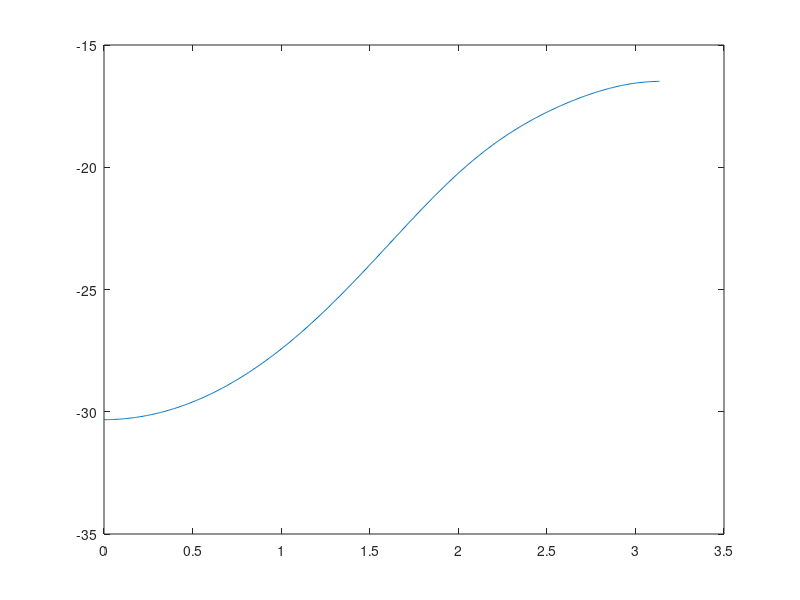
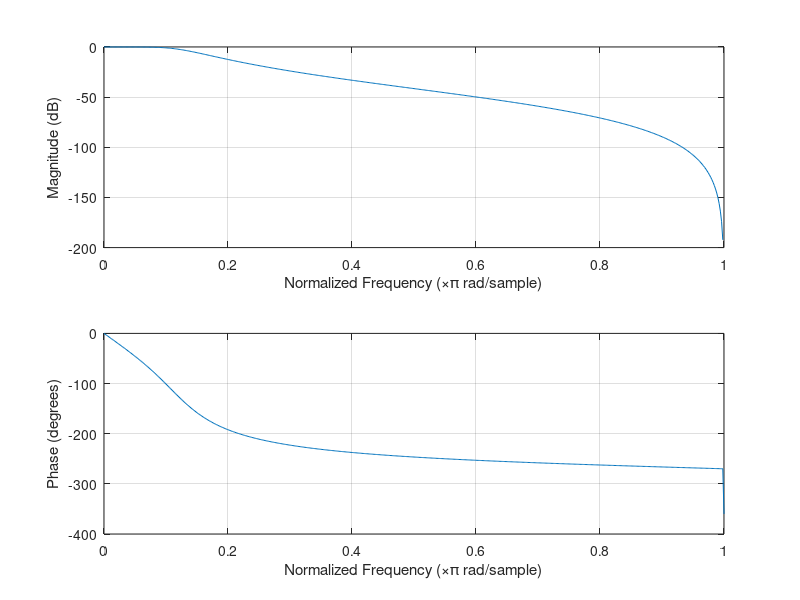
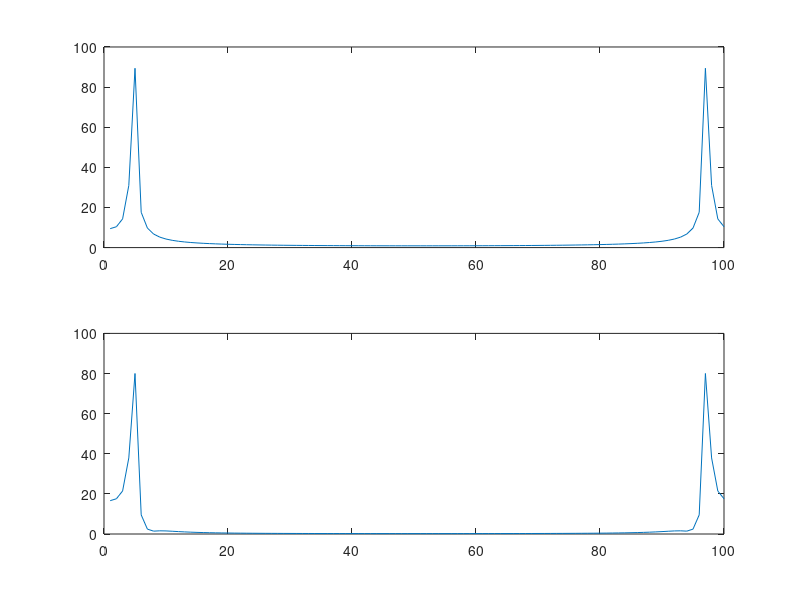

Reproduce these figures in MATLAB, in order.
clc;
close all;
clear all;

fp=800;
fst=2400;

dp=1;      
ds=20;

Fs=8000;

wp=(800/8000)*2*pi;        %digital form
wst=(2400/8000)*2*pi;      %digital form

%Analog Filter Butterworth digital filter through bilinear transformation
omegap=tan(wp/2);          %analog form
omegast=tan(wst/2);        %analog form

[N,omegac]=buttord(omegap,omegast,dp,ds,'s');
[b,a]=butter(N,omegac,'s');

[ha,wa]=freqz(b,a); %s plane frequency response

ha=20*log10(abs(ha)); %db form

plot(wa,ha);

[bz,az]=bilinear(b,a,1); 

figure;
freqz(bz,az); %digital form frequency response

figure;
n=0:99;
x=sin(2*pi*n*300/Fs)+sin(2*pi*n*300/Fs); 

y=filter(bz,az,x);


subplot(2,1,1)
plot(abs(fft(x)));
subplot(2,1,2)
plot(abs(fft(y)));